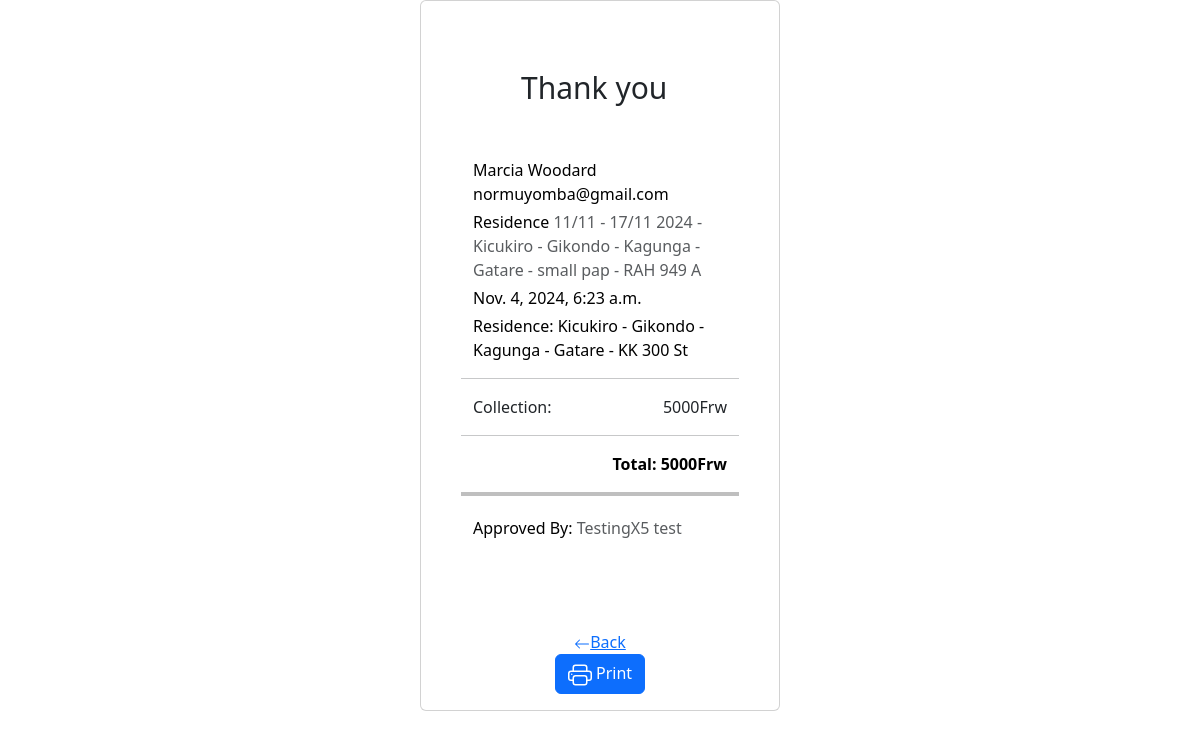
Page /invoice/print/10 (signed in) on the committed database.
### app/models.py (models this page shows, shortened)
class Collection(models.Model):
    schedule = models.ForeignKey(Schedule, on_delete=models.PROTECT)
    client = models.ForeignKey(Clients, on_delete=models.PROTECT)
    approved_by = models.ForeignKey(User, on_delete=models.SET(set_default_user))
    status = models.BooleanField(default=0)
    created_at = models.DateTimeField(auto_now_add=True)
    class Meta:
        constraints = [UniqueConstraint(fields=['schedule', 'client'], name='unique_collection_combination')]

class Clients(models.Model):
    names = models.CharField(max_length=254)
    phone = models.CharField(validators=[phone_regex], max_length=13, unique=True)
    email = models.EmailField(max_length=255, unique=True)
    residence = models.ForeignKey(Residence, on_delete=models.SET_NULL, null=True)
    is_active = models.BooleanField(default = 1)
    created_at = models.DateTimeField(auto_now_add=True)

class Schedule(models.Model):
    week = models.CharField(max_length=8)
    day = models.CharField(max_length=20, choices=[('MONDAY', 'Monday'),('TUESDAY', 'Tuesday'),('WEDNESDAY', 'Wednesday'),('THURSDAY', 'Thursday'),('FRIDAY', 'Friday'),('SATURDAY', 'Saturday'),('SUNDAY', 'Sunday'), ],)
    location = models.ForeignKey(Location, on_delete=models.PROTECT)
    driver = models.CharField(max_length=254)
    plate = models.CharField(validators=[plate_regex], max_length=9)
    status = models.BooleanField(default=0)
    created_at = models.DateTimeField(auto_now_add=True)
    def get_week_dates(self):
        year, week = self.week.split('-W')
        first_day_of_week = datetime.datetime.strptime(f'{year}-W{week}-1', "%Y-W%W-%w")
        start_date = first_day_of_week
        end_date = start_date + datetime.timedelta(days=6)
        return f"{start_date.strftime('%d/%m')} - {end_date.strftime('%d/%m')} {start_date.year}"
    def __str__(self):
        return f"{self.get_week_dates()} - {self.location} - {self.driver} - {self.plate}"

class Location(models.Model):
    district = models.ForeignKey(District, on_delete=models.SET_NULL, null=True, blank=True)
    sector = models.ForeignKey(Sector, on_delete=models.SET_NULL, null=True, blank=True)
    cell = models.ForeignKey(Cell, on_delete=models.SET_NULL, null=True, blank=True)
    village = models.ForeignKey(Village, on_delete=models.SET_NULL, null=True, blank=True)
    created_at = models.DateTimeField(auto_now_add=True)
    class Meta:
        constraints = [UniqueConstraint(fields=['district', 'sector', 'cell', 'village'], name='unique_location_combination')]
        ordering = ["created_at"]
    def __str__(self):
        return f"{self.district} - {self.sector} - {self.cell} - {self.village}"

class District(models.Model):
    name = models.CharField(max_length=40)
    def __str__(self):
        return self.name

class Sector(models.Model):
    district = models.ForeignKey(District, on_delete=models.CASCADE)
    name = models.CharField(max_length=40)
    def __str__(self):
        return self.name

class Cell(models.Model):
    district = models.ForeignKey(District, on_delete=models.CASCADE)
    sector = models.ForeignKey(Sector, on_delete=models.CASCADE)
    name = models.CharField(max_length=40)
    def __str__(self):
        return self.name

class Village(models.Model):
    district = models.ForeignKey(District, on_delete=models.CASCADE)
    sector = models.ForeignKey(Sector, on_delete=models.CASCADE)
    cell = models.ForeignKey(Cell, on_delete=models.CASCADE)
    name = models.CharField(max_length=40)
    def __str__(self):
        return self.name

class Residence(models.Model):
    location = models.ForeignKey(Location, on_delete=models.CASCADE)
    streetName = models.CharField(validators=[street_regex], max_length=9)
    gateNumber = models.CharField(max_length=10, null=True, blank=True)
    status = models.BooleanField(default = 1)
    created_at = models.DateTimeField(auto_now_add=True)
    class Meta:
        constraints = [UniqueConstraint(fields=['location', 'streetName', 'gateNumber'], name='unique_residence_combination')]
        ordering = ["created_at"]
    def __str__(self):
        return f"{self.location} - {self.streetName}"

class User(AbstractUser):
    class Role(models.TextChoices):
        MCOLLECTOR = "MCOLLECTOR", "Money Collector"
        ADMIN = "ADMIN", "Admin"
    role = models.CharField(max_length=50, choices=Role.choices)
    phone_number = models.CharField(validators=[phone_regex], max_length=13, unique=True, null=True)
    groups = models.ManyToManyField(
        'auth.Group',
        related_name='users',
        blank=True,
        help_text='The groups this user belongs to.'
    )
    user_permissions = models.ManyToManyField(
        'auth.Permission',
        related_name='users',
        blank=True,
        help_text='Specific permissions for this user.'
    )

### app/views.py (the view)
# urls.py: path('invoice/print/<int:pk>', views.invoice, name="invoice"),
@login_required
def invoice(request, pk):
    collection = Collection.objects.get(id=pk)
    return render(request, 'invoice.html', {'collection': collection})

### app/templates/app/invoice.html (shortened to what this page needs)
<!DOCTYPE html>
<html lang="en">
<head>
    <link href="https://cdn.jsdelivr.net/npm/bootstrap@5.3.3/dist/css/bootstrap.min.css" rel="stylesheet">
</head>
<body>
    <div class="card" style="left:35%; width: 30%;">
        <div class="card-body mx-4">
          <div class="container">
            <p class="my-5 mx-5" style="font-size: 30px;">Thank you</p>
            <div class="row">
              <ul class="list-unstyled">
                <li class="text-black">{{ collection.client.names }}</li>
                <li class="text-black">{{ collection.client.email }}</li>
                <li class="text-muted mt-1"><span class="text-black">Residence</span> {{ collection.schedule }}</li>
                <li class="text-black mt-1">{{ collection.created_at }}</li>
                <li class="text-black mt-1"><span class="text-black">Residence:</span> {{ collection.client.residence }}</li>
              </ul>
              <hr>
              <div class="col-xl-10">
                <p>Collection:</p>
              </div>
              <div class="col-xl-2">
                <p class="float-end">5000Frw
                </p>
              </div>
              <hr>
            </div>
            <div class="row text-black">
              <div class="col-xl-12">
                <p class="float-end fw-bold">Total: 5000Frw
                </p>
              </div>
              <hr style="border: 2px solid black;">
            </div>
            <ul class="list-unstyled">
                <li class="text-muted mt-1"><span class="text-black">Approved By:</span> {{ collection.approved_by.first_name  }} {{ collection.approved_by.last_name }}</li>
              </ul>
            <div class="text-center" style="margin-top: 90px;">
              <a  href="javascript:window.history.back();"><svg xmlns="http://www.w3.org/2000/svg" width="16" height="16" fill="currentColor" class="bi bi-arrow-left" viewBox="0 0 16 16">
                <path fill-rule="evenodd" d="M15 8a.5.5 0 0 0-.5-.5H2.707l3.147-3.146a.5.5 0 1 0-.708-.708l-4 4a.5.5 0 0 0 0 .708l4 4a.5.5 0 0 0 .708-.708L2.707 8.5H14.5A.5.5 0 0 0 15 8"/>
              </svg>Back</a><br>
              <button onclick="printTable()" class="btn btn-primary"> Print</button>
            </div>
          </div>
        </div>
      </div>
</body>
</html>

### rows in the picture
Collection: client.names "Marcia Woodard", client.email "normuyomba@gmail.com", schedule "11/11 - 17/11 2024 - Kicukiro - Gikondo - Kagunga - Gatare - small pap - RAH 949 A", created_at "Nov. 4, 2024, 6:23 a.m.", client.residence "Kicukiro - Gikondo - Kagunga - Gatare - KK 300 St", approved_by.first_name "TestingX5", approved_by.last_name "test"
